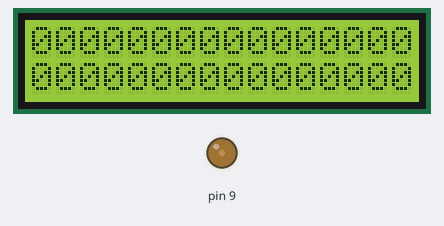
Bench run of a sketch on a simulated Arduino Uno, built with avr-gcc and run on an emulated ATmega328P. Parts: 16×2 character LCD, output pins drawn as LEDs (lit = HIGH).

Above: at 0.1 s.
At 6.1 s:
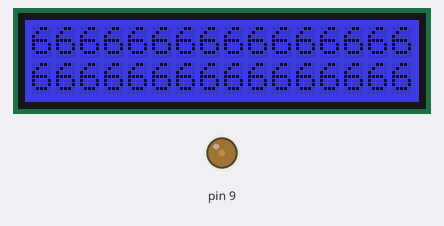
At 9.1 s:
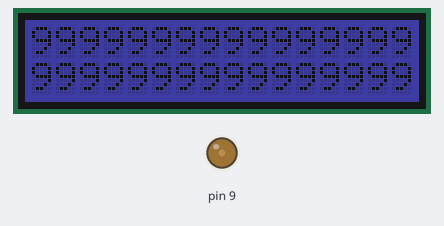
At 16.1 s:
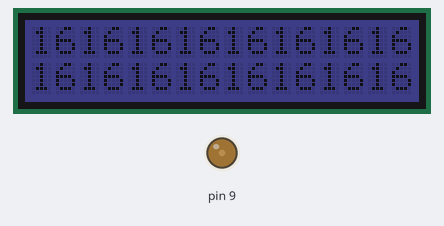
At 24.1 s:
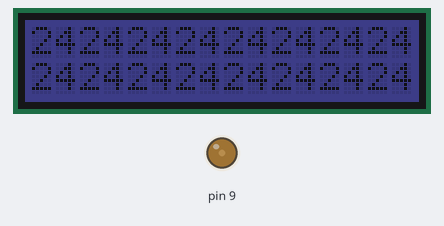
At 39.1 s:
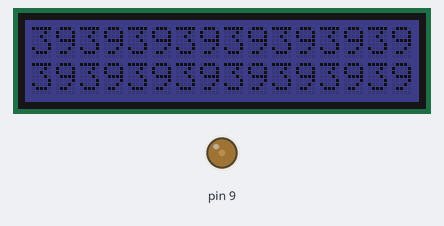

The sketch:

LCD_driver.ino
```cpp
/*
 LiquidCrystal Library - Hobbytronics

 Demonstrates the use a 16x2 LCD display.  The LiquidCrystal
 library works with all LCD displays that are compatible with the
 Hitachi HD44780 driver. There are many of them out there, and you
 can usually tell them by the 16-pin interface.

 This sketch prints "Hobbytronics" to the LCD
 and shows the time.
 This sketch is based on the Arduino sample sketch at
 http://www.arduino.cc/en/Tutorial/LiquidCrystal
 but with modifications  to the LCD contrast to make it
 adjustable via software

  The circuit:
 * LCD RS pin to digital pin 12
 * LCD Enable pin to digital pin 11
 * LCD R/W pin to Ground
 * LCD VO pin (pin 3) to PWM pin 9
 * LCD D4 pin to digital pin 5
 * LCD D5 pin to digital pin 4
 * LCD D6 pin to digital pin 3
 * LCD D7 pin to digital pin 2

 */

// include the library code:
#include <LiquidCrystal.h>

// initialize the library with the numbers of the interface pins
LiquidCrystal lcd(12, 11, 5, 4, 3, 2);

void setup() {
  // declare pin 9 to be an output:
  pinMode(9, OUTPUT);
  analogWrite(9, 50);
  // set up the LCD's number of columns and rows:
  lcd.begin(16, 2);

  // Print a message to the LCD.
  //lcd.print("A");
}

void loop() {
  // set the cursor to column 0, line 1
  // (note: line 1 is the second row, since counting begins with 0):
 // lcd.setCursor(0, 0);
  // print the number of seconds since reset:
  lcd.print(millis()/1000);
}
```

Measured:
- what the display in image 0 shows lasts 0.9 s, from 0.1 s to 1.0 s
- what the display in image 1 shows lasts 1.0 s, from 6.0 s to 7.0 s
